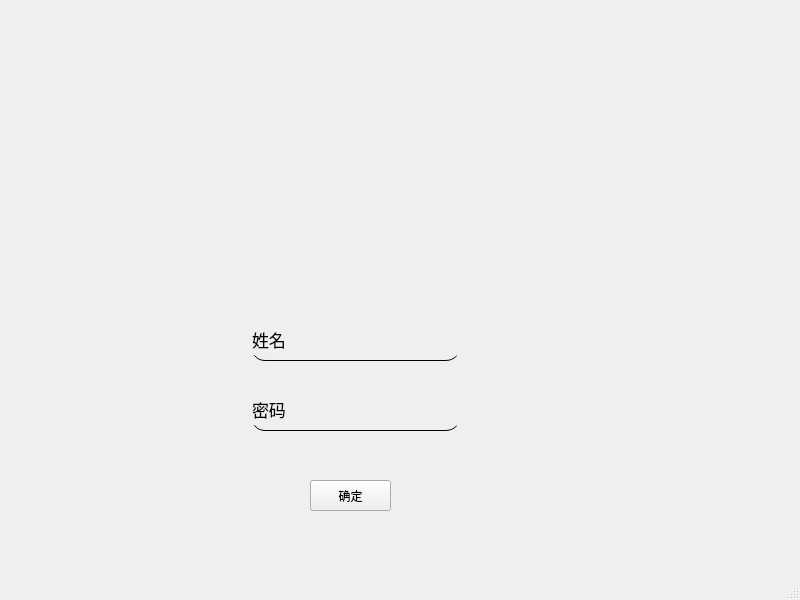
<?xml version="1.0" encoding="UTF-8"?>
<ui version="4.0">
 <class>zhuce</class>
 <widget class="QMainWindow" name="zhuce">
  <property name="geometry">
   <rect>
    <x>0</x>
    <y>0</y>
    <width>800</width>
    <height>600</height>
   </rect>
  </property>
  <property name="windowTitle">
   <string>MainWindow</string>
  </property>
  <widget class="QWidget" name="centralwidget">
   <widget class="QPushButton" name="pushButton">
    <property name="geometry">
     <rect>
      <x>310</x>
      <y>480</y>
      <width>81</width>
      <height>31</height>
     </rect>
    </property>
    <property name="text">
     <string>确定</string>
    </property>
   </widget>
   <widget class="QLineEdit" name="name">
    <property name="geometry">
     <rect>
      <x>250</x>
      <y>320</y>
      <width>211</width>
      <height>41</height>
     </rect>
    </property>
    <property name="styleSheet">
     <string notr="true">border-color: rgb(0, 0, 0);
border-top-left-radius:15px;border-top-right-radius:15px;
border-bottom-left-radius:15px;border-bottom-right-radius:15px;

background: transparent;color:black;font-size:17px;font-family:Microsoft YaHei;
border-width:1px;border-style:none none solid none;border-color:black;</string>
    </property>
    <property name="text">
     <string>姓名</string>
    </property>
   </widget>
   <widget class="QLineEdit" name="pzword">
    <property name="geometry">
     <rect>
      <x>250</x>
      <y>390</y>
      <width>211</width>
      <height>41</height>
     </rect>
    </property>
    <property name="styleSheet">
     <string notr="true">border-color: rgb(0, 0, 0);
border-top-left-radius:15px;border-top-right-radius:15px;
border-bottom-left-radius:15px;border-bottom-right-radius:15px;

background: transparent;color:black;font-size:17px;font-family:Microsoft YaHei;
border-width:1px;border-style:none none solid none;border-color:black;</string>
    </property>
    <property name="text">
     <string>密码</string>
    </property>
   </widget>
  </widget>
  <widget class="QMenuBar" name="menubar">
   <property name="geometry">
    <rect>
     <x>0</x>
     <y>0</y>
     <width>800</width>
     <height>17</height>
    </rect>
   </property>
  </widget>
  <widget class="QStatusBar" name="statusbar"/>
 </widget>
 <resources/>
 <connections/>
</ui>
